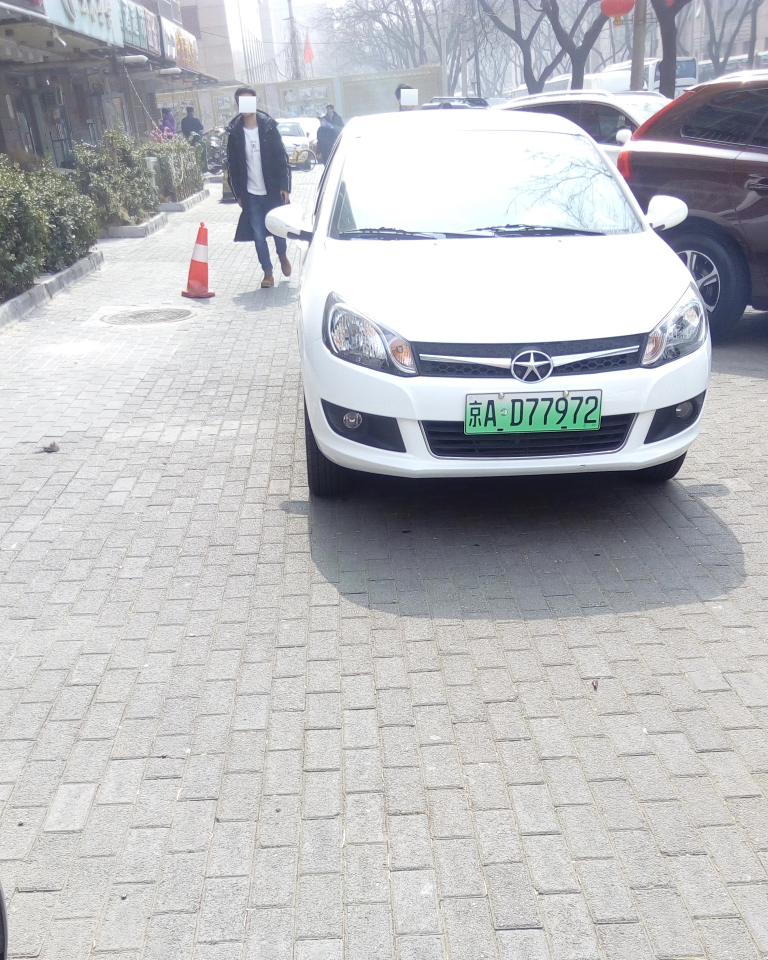
#> input picture 8/2/carLicense/test/2.jpg, 2304 x 2880 px, found by its file name (shown at 1/3 size)
$ python Restore.py
#> lines starting #> are read from the running program, lines starting #| are printed output that depends on the picture; after the words box and inside, x2 and y2 are one past the last pixel; in counts of white or black regions, pixels touching at a corner belong together
import matplotlib.pyplot as plt
import numpy as np
from numpy import fft
import math
import sys
import cv2
import random
import Fourier

#此函数生成的运动模糊核是由旋转来控制运动方向
def motion_PSF(kernel_size=15, angle=60):
    PSF = np.diag(np.ones(kernel_size))# 初始模糊核的方向是-45度
    angle = angle + 45  # 抵消-45度的影响
    M =cv2.getRotationMatrix2D((kernel_size/2,kernel_size/2), angle, 1) # 生成旋转矩阵
    PSF = cv2.warpAffine(PSF, M, (kernel_size, kernel_size), flags=cv2.INTER_NEAREST)
    PSF = PSF / PSF.sum()    #模糊核的权重和为1
    return PSF

#生成高斯模糊核
# [18 lines left out: functions Gaussian_PSF, turbulence_PSF, not called in this run]

#此函数扩展PSF0，使之与image0一样大小
def extension_PSF(image0,PSF0):
    [img_h,img_w] = image0.shape
    [h,w] = PSF0.shape
    PSF=np.zeros((img_h,img_w))
    PSF[0:h, 0:w] =PSF0[0:h, 0:w]
    return PSF

# 在频域对图片进行运动模糊
def make_blurred(input, PSF, eps=0.01):
    input_fft = fft.fft2(input)  # 进行二维数组的傅里叶变换
    PSF_fft = fft.fft2(PSF) + eps
    blurred = fft.ifft2(input_fft * PSF_fft)
    blurred=np.abs(blurred)
    return blurred

def inverse(input, PSF, eps=0.01):  # 逆滤波
    input_fft = fft.fft2(input)
    PSF_fft = fft.fft2(PSF) +eps
    Output_fft =input_fft/ PSF_fft  #在频域进行逆滤波
    result =fft.ifft2(Output_fft) # 计算F(u,v)的傅里叶反变换
    result = np.abs(result)
    return result
# [19 lines of commented-out code are left out]

# [76 lines left out: functions improved_inverse, wiener, constrained_least_squares, standardization, meanSquare, SignalNoiseRatio and 1 more, not called in this run]


if __name__=="__main__":   #主程序判断语句
    image = cv2.imread('2.jpg')
#> image is the input picture: shape (2880, 2304, 3); mean B, G, R 192.5, 189.2, 188.3
    image = cv2.cvtColor(image, cv2.COLOR_BGR2GRAY)
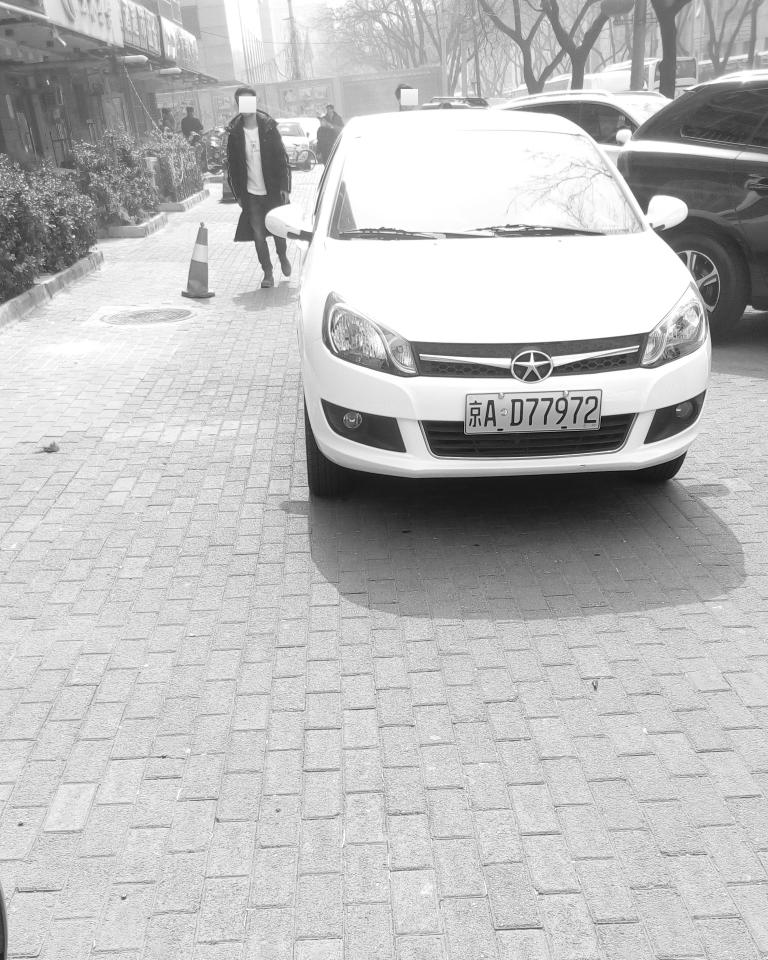
#> image: shape (2880, 2304) (shown at 1/3 size); min 1, max 255, mean 189.3

    plt.figure('运动模糊')
    plt.subplot(231)
    plt.title('Original Image'), plt.xticks([]), plt.yticks([])
    plt.gray()
    plt.imshow(image)  # 显示原图像
    PSF = motion_PSF()   # 生成运动模糊核
    PSF = extension_PSF(image, PSF)   # 在频域进行运动模糊，需要扩展PSF，使其与图像一样大小
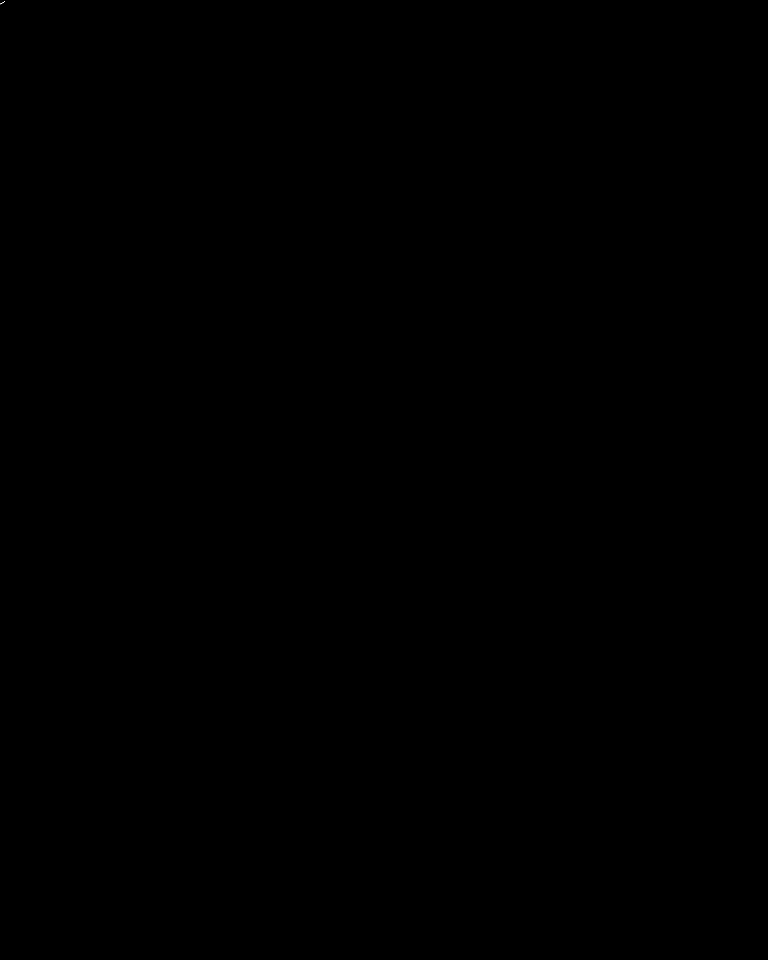
#> PSF: shape (2880, 2304) float64 (shown at 1/3 size); values 0 (black) and 0.0667 (white), 0% white in thin lines or dots, all inside (x1, y1, x2, y2) = (0, 4, 15, 13)
    blurred = make_blurred(image, PSF)
#> in make_blurred, `blurred=np.abs(blurred)`:
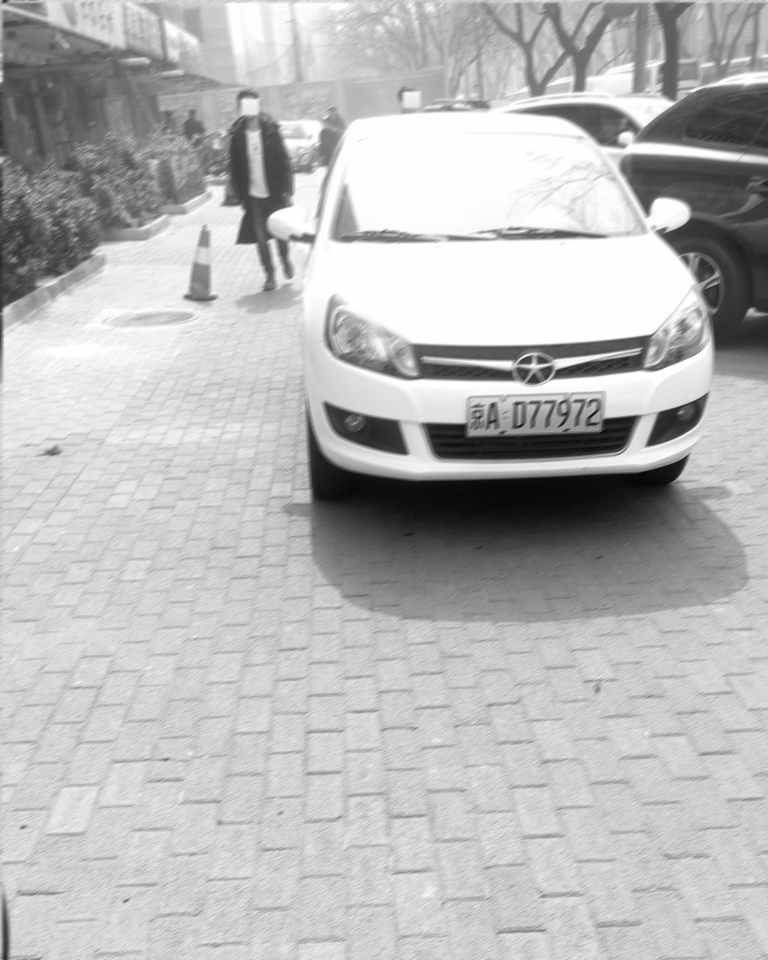
#> blurred: shape (2880, 2304) float64 (shown at 1/3 size); min 15.04, max 257.6, mean 191.2; drawn with min black and max white
    blurred = blurred + 0.1 * blurred.std() * np.random.standard_normal(blurred.shape)
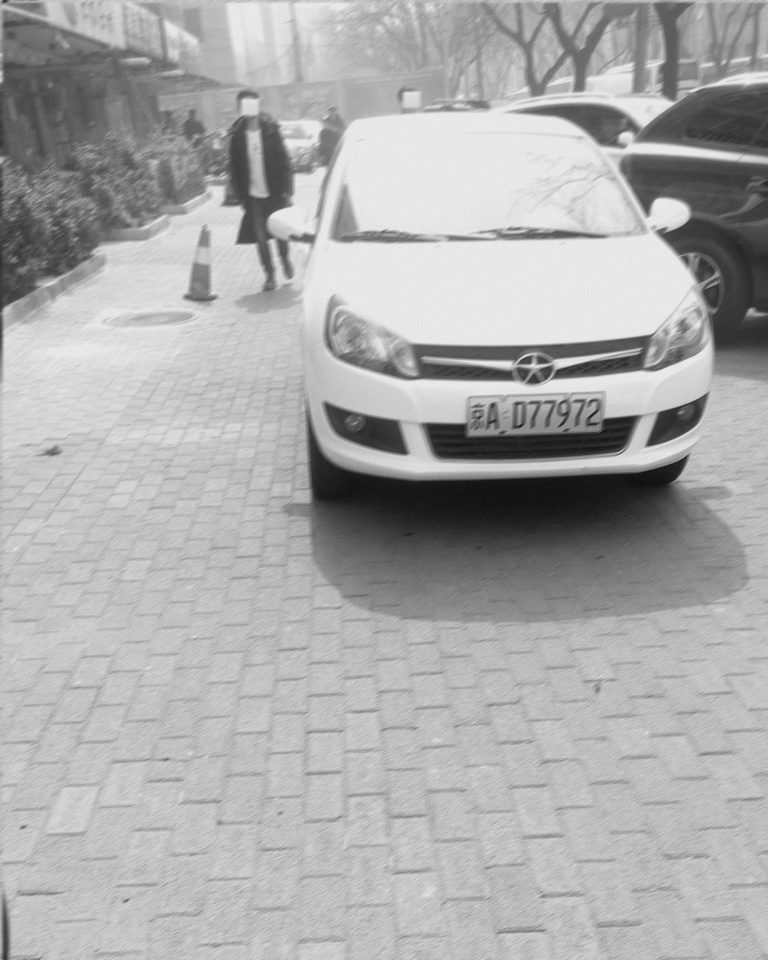
#> blurred: shape (2880, 2304) float64 (shown at 1/3 size); min 2.25, max 282.6, mean 191.2; drawn with min black and max white
    plt.subplot(232)
    plt.imshow(blurred)
    plt.title('Motion blurred'), plt.xticks([]), plt.yticks([])
    result1 = inverse(blurred, PSF) # 逆滤波
#> in inverse, `result = np.abs(result)`:
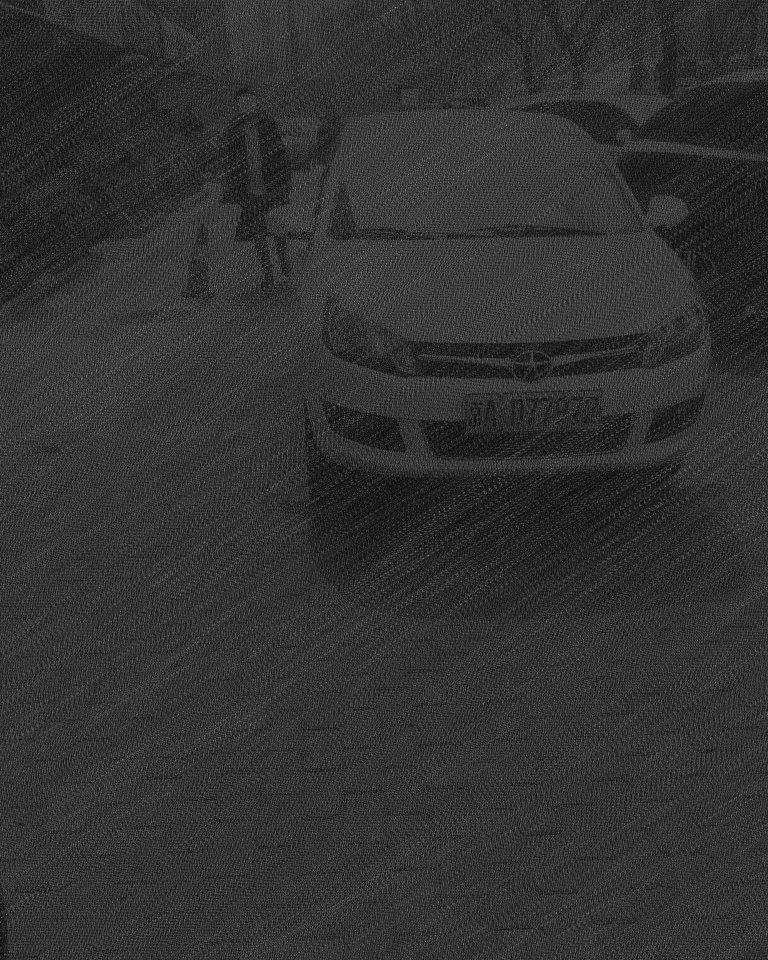
#> result: shape (2880, 2304) float64 (shown at 1/3 size); min 0.000139, max 1080.2, mean 218; drawn with min black and max white
    plt.subplot(233)
    plt.imshow(result1)
    plt.title('inverse '), plt.xticks([]), plt.yticks([])
#> (the run stopped early here; a loop or call above may not have finished)
